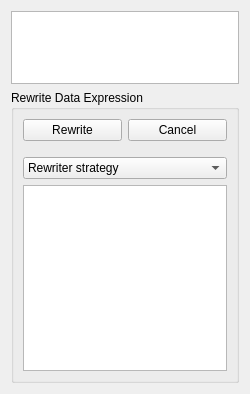
<?xml version="1.0" encoding="UTF-8"?>
<ui version="4.0">
 <class>rewriter</class>
 <widget class="QWidget" name="rewriter">
  <property name="geometry">
   <rect>
    <x>0</x>
    <y>0</y>
    <width>250</width>
    <height>394</height>
   </rect>
  </property>
  <property name="minimumSize">
   <size>
    <width>200</width>
    <height>0</height>
   </size>
  </property>
  <property name="windowTitle">
   <string>Form</string>
  </property>
  <layout class="QVBoxLayout" name="verticalLayout">
   <item>
    <widget class="QPlainTextEdit" name="dataExpression">
     <property name="minimumSize">
      <size>
       <width>0</width>
       <height>40</height>
      </size>
     </property>
     <property name="maximumSize">
      <size>
       <width>16777215</width>
       <height>80</height>
      </size>
     </property>
    </widget>
   </item>
   <item>
    <widget class="QGroupBox" name="groupBox">
     <property name="minimumSize">
      <size>
       <width>0</width>
       <height>50</height>
      </size>
     </property>
     <property name="title">
      <string>Rewrite Data Expression</string>
     </property>
     <layout class="QVBoxLayout" name="verticalLayout_2">
      <item>
       <layout class="QHBoxLayout" name="horizontalLayout">
        <property name="spacing">
         <number>-1</number>
        </property>
        <property name="bottomMargin">
         <number>10</number>
        </property>
        <item>
         <widget class="QPushButton" name="RewriteButton">
          <property name="text">
           <string>Rewrite</string>
          </property>
         </widget>
        </item>
        <item>
         <widget class="QPushButton" name="CancelButton">
          <property name="text">
           <string>Cancel</string>
          </property>
         </widget>
        </item>
       </layout>
      </item>
      <item>
       <widget class="QComboBox" name="comboBox">
        <item>
         <property name="text">
          <string>Rewriter strategy</string>
         </property>
        </item>
       </widget>
      </item>
      <item>
       <widget class="QTextEdit" name="rewriteOutput"/>
      </item>
     </layout>
    </widget>
   </item>
  </layout>
 </widget>
 <resources/>
 <connections/>
</ui>
